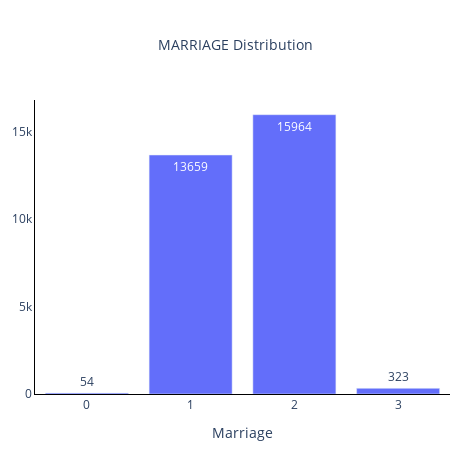

Notebook source saved alongside this figure:
### Code cell
marriage_count = df["MARRIAGE"].value_counts()
fig = go.Figure()
fig.add_trace(
    go.Bar(x=marriage_count.index, y= marriage_count.values, text=marriage_count.values)
)
fig.update_layout(
      plot_bgcolor="white",
      height=450,
      width=475,
      margin={
          "l":25,
          "r":25,
          "b":25
      },
      title_text="MARRIAGE Distribution <br>",
      title={
          "x":0.5,
          "xanchor":"center",
          "font":{
              "size":14
          }
      },
      xaxis_title="Marriage",
      showlegend=False
  )
fig.update_xaxes(
      showline = True,
      linewidth=1,
      linecolor="black"
  )
fig.update_yaxes(
      showline = True,
      linewidth=1,
      linecolor="black"
  )
fig.show()

### Figure 1 — Plotly figure (JSON) as saved in the notebook; plotly's stock layout.template omitted (floating-point values rounded to 4 significant figures)
{"data": [{"text": [15964, 13659, 323, 54], "type": "bar", "x": [2, 1, 3, 0], "y": [15964, 13659, 323, 54]}], "layout": {"height": 450, "margin": {"b": 25, "l": 25, "r": 25}, "plot_bgcolor": "white", "showlegend": false, "title": {"font": {"size": 14}, "text": "MARRIAGE Distribution <br>", "x": 0.5, "xanchor": "center"}, "width": 475, "xaxis": {"linecolor": "black", "linewidth": 1, "showline": true, "title": {"text": "Marriage"}}, "yaxis": {"linecolor": "black", "linewidth": 1, "showline": true}}}
